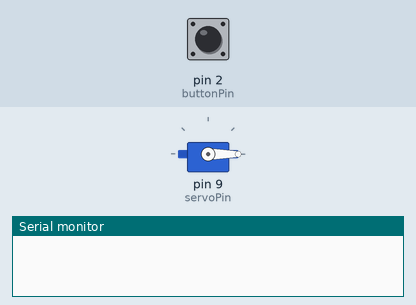
Simulated run of this sketch. Board: Arduino Uno, built with avr-gcc and run on an emulated ATmega328P. Shown: servo, the last lines printed to the serial monitor. The inputs (shaded band) are chosen by the test bench; at power-on: pin 2 (buttonPin) HIGH.

Above: at 0.1 s.
At 3.2 s:
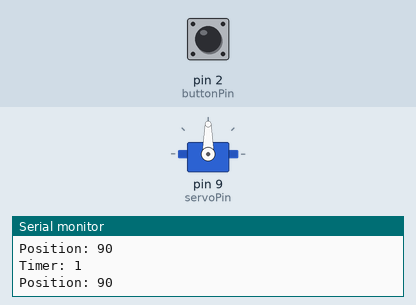
3.3 s: pin 2 (buttonPin) pulled LOW for 1.2 s
Timing chart, 0 to 6.3 s (numbered marks = the images above; inputs shaded):
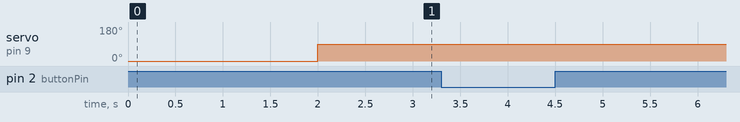

The sketch:

Creating_A_30_Second_Countdown_Timer.ino
```cpp
#include <Servo.h>

const int servoPin = 9;
const int buttonPin = 2;
int servoPos = 0;
int timerCurValue = 0;
const int timerSetValue = 30;

Servo myservo;

void setup() {
  myservo.attach(servoPin);
  Serial.begin(9600);
  myservo.write(servoPos);
  pinMode(buttonPin, INPUT_PULLUP);
  delay(2000);
}

void loop() {
  if(digitalRead(buttonPin) == LOW) {
	  timerCurValue = 0;
	  Serial.println("*** TIMER RESTARTED ***");
  }
  servoPos = timerSetValue * 3;
  Serial.print("Timer: ");
  Serial.println(timerCurValue);
  Serial.print("Position: ");
  Serial.println(servoPos);
  Serial.println();

  myservo.write(servoPos);

  if(timerCurValue < timerSetValue) {
	  timerCurValue = timerCurValue + 1;
  }

  delay(1000);
}
```
